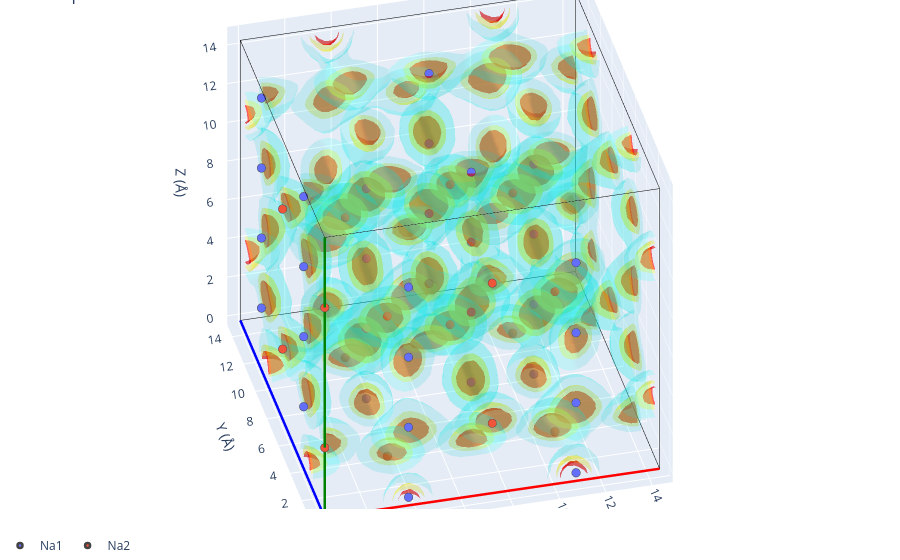

Write notebook code for a chart like this one.
### Markdown cell above
## A lower-symmetry reference: two Na Wyckoff sites

The cubic reference above lumps all sodium into one disordered site. The lower-symmetry
*P*-42&#8321;*c* description in `structure_2.cif` splits the sodium over **two** distinct
Wyckoff sites, Na1 and Na2. Overlaying its sodium sublattice (coloured by site type) on the
density shows how the two environments line up with the simulated density.

### Code cell
import re

# `Structure` and `read_cif` are already imported above.
reference_2 = read_cif(f'{DATA}/structure_2.cif')
reference_2.make_supercell((2, 2, 2))
reference_2.remove_species(['S', 'Sb'])

# `make_supercell` appends a per-copy index ('Na1' -> 'Na1_1', 'Na1_2', ...), so
# strip that suffix to recover the bare Wyckoff labels ('Na1', 'Na2'). Keeping
# them lets plot_3d colour the two site types distinctly (one entry each) instead
# of one entry per copy.
labels = [re.sub(r'_\d+$', '', site.label) for site in reference_2]

expected_sites_2 = Structure(
    lattice=vol.lattice,
    species=[site.species.elements[0] for site in reference_2],
    coords=[site.frac_coords for site in reference_2],
    labels=labels,
)

vol.plot_3d(structure=expected_sites_2)

### Figure 1 — Plotly figure (JSON) as saved in the notebook; plotly's stock layout.template omitted (floating-point values rounded to 4 significant figures; data arrays with more than 128 entries replaced by an {"elided": "..."} marker saying what was removed)
{"data": [{"line": {"color": "red", "width": 5}, "mode": "lines", "showlegend": false, "type": "scatter3d", "x": [0, 14.44], "y": [0, -0.02995], "z": [0, 3.137e-05]}, {"line": {"color": "blue", "width": 5}, "mode": "lines", "showlegend": false, "type": "scatter3d", "x": [0, -0.02995], "y": [0, 14.44], "z": [0, -5.366e-05]}, {"line": {"color": "green", "width": 5}, "mode": "lines", "showlegend": false, "type": "scatter3d", "x": [0, 3.129e-05], "y": [0, -5.396e-05], "z": [0, 14.48]}, {"line": {"color": "black", "width": 1}, "mode": "lines", "showlegend": false, "type": "scatter3d", "x": [14.44, 14.41], "y": [-0.02995, 14.41], "z": [3.137e-05, -2.229e-05]}, {"line": {"color": "black", "width": 1}, "mode": "lines", "showlegend": false, "type": "scatter3d", "x": [14.44, 14.44], "y": [-0.02995, -0.03], "z": [3.137e-05, 14.48]}, {"line": {"color": "black", "width": 1}, "mode": "lines", "showlegend": false, "type": "scatter3d", "x": [-0.02995, 14.41], "y": [14.44, 14.41], "z": [-5.366e-05, -2.229e-05]}, {"line": {"color": "black", "width": 1}, "mode": "lines", "showlegend": false, "type": "scatter3d", "x": [-0.02995, -0.02991], "y": [14.44, 14.44], "z": [-5.366e-05, 14.48]}, {"line": {"color": "black", "width": 1}, "mode": "lines", "showlegend": false, "type": "scatter3d", "x": [3.129e-05, 14.44], "y": [-5.396e-05, -0.03], "z": [14.48, 14.48]}, {"line": {"color": "black", "width": 1}, "mode": "lines", "showlegend": false, "type": "scatter3d", "x": [3.129e-05, -0.02991], "y": [-5.396e-05, 14.44], "z": [14.48, 14.48]}, {"line": {"color": "black", "width": 1}, "mode": "lines", "showlegend": false, "type": "scatter3d", "x": [14.41, -0.02991], "y": [14.41, 14.44], "z": [14.48, 14.48]}, {"line": {"color": "black", "width": 1}, "mode": "lines", "showlegend": false, "type": "scatter3d", "x": [14.41, 14.44], "y": [14.41, -0.03], "z": [14.48, 14.48]}, {"line": {"color": "black", "width": 1}, "mode": "lines", "showlegend": false, "type": "scatter3d", "x": [14.41, 14.41], "y": [14.41, 14.41], "z": [14.48, -2.229e-05]}, {"color": "red", "i": {"elided": "8112 int values"}, "j": {"elided": "8112 int values"}, "k": {"elided": "8112 int values"}, "name": "isoval=np.float64(134.75)", "opacity": 0.6, "showlegend": false, "type": "mesh3d", "x": {"elided": "4794 float values"}, "y": {"elided": "4794 float values"}, "z": {"elided": "4794 float values"}}, {"color": "yellow", "i": {"elided": "15340 int values"}, "j": {"elided": "15340 int values"}, "k": {"elided": "15340 int values"}, "name": "isoval=np.float64(53.900000000000006)", "opacity": 0.3, "showlegend": false, "type": "mesh3d", "x": {"elided": "8631 float values"}, "y": {"elided": "8631 float values"}, "z": {"elided": "8631 float values"}}, {"color": "cyan", "i": {"elided": "36892 int values"}, "j": {"elided": "36892 int values"}, "k": {"elided": "36892 int values"}, "name": "isoval=np.float64(3.773)", "opacity": 0.15, "showlegend": false, "type": "mesh3d", "x": {"elided": "19728 float values"}, "y": {"elided": "19728 float values"}, "z": {"elided": "19728 float values"}}, {"line": {"color": "red", "width": 5}, "mode": "lines", "showlegend": false, "type": "scatter3d", "x": [0, 14.44], "y": [0, -0.02995], "z": [0, 3.137e-05]}, {"line": {"color": "blue", "width": 5}, "mode": "lines", "showlegend": false, "type": "scatter3d", "x": [0, -0.02995], "y": [0, 14.44], "z": [0, -5.366e-05]}, {"line": {"color": "green", "width": 5}, "mode": "lines", "showlegend": false, "type": "scatter3d", "x": [0, 3.129e-05], "y": [0, -5.396e-05], "z": [0, 14.48]}, {"line": {"color": "black", "width": 1}, "mode": "lines", "showlegend": false, "type": "scatter3d", "x": [14.44, 14.41], "y": [-0.02995, 14.41], "z": [3.137e-05, -2.229e-05]}, {"line": {"color": "black", "width": 1}, "mode": "lines", "showlegend": false, "type": "scatter3d", "x": [14.44, 14.44], "y": [-0.02995, -0.03], "z": [3.137e-05, 14.48]}, {"line": {"color": "black", "width": 1}, "mode": "lines", "showlegend": false, "type": "scatter3d", "x": [-0.02995, 14.41], "y": [14.44, 14.41], "z": [-5.366e-05, -2.229e-05]}, {"line": {"color": "black", "width": 1}, "mode": "lines", "showlegend": false, "type": "scatter3d", "x": [-0.02995, -0.02991], "y": [14.44, 14.44], "z": [-5.366e-05, 14.48]}, {"line": {"color": "black", "width": 1}, "mode": "lines", "showlegend": false, "type": "scatter3d", "x": [3.129e-05, 14.44], "y": [-5.396e-05, -0.03], "z": [14.48, 14.48]}, {"line": {"color": "black", "width": 1}, "mode": "lines", "showlegend": false, "type": "scatter3d", "x": [3.129e-05, -0.02991], "y": [-5.396e-05, 14.44], "z": [14.48, 14.48]}, {"line": {"color": "black", "width": 1}, "mode": "lines", "showlegend": false, "type": "scatter3d", "x": [14.41, -0.02991], "y": [14.41, 14.44], "z": [14.48, 14.48]}, {"line": {"color": "black", "width": 1}, "mode": "lines", "showlegend": false, "type": "scatter3d", "x": [14.41, 14.44], "y": [14.41, -0.03], "z": [14.48, 14.48]}, {"line": {"color": "black", "width": 1}, "mode": "lines", "showlegend": false, "type": "scatter3d", "x": [14.41, 14.41], "y": [14.41, 14.41], "z": [14.48, -2.229e-05]}, {"legendgroup": "Na1", "marker": {"color": "#636EFA", "line": {"width": 2.5}, "size": 5}, "mode": "markers", "name": "Na1", "showlegend": true, "type": "scatter3d", "x": [-0.00748], "y": [3.609], "z": [3.192]}, {"legendgroup": "Na1", "marker": {"color": "#636EFA", "line": {"width": 2.5}, "size": 5}, "mode": "markers", "name": "Na1", "showlegend": false, "type": "scatter3d", "x": [-0.007464], "y": [3.609], "z": [10.43]}, {"legendgroup": "Na1", "marker": {"color": "#636EFA", "line": {"width": 2.5}, "size": 5}, "mode": "markers", "name": "Na1", "showlegend": false, "type": "scatter3d", "x": [-0.02245], "y": [10.83], "z": [3.192]}, {"legendgroup": "Na1", "marker": {"color": "#636EFA", "line": {"width": 2.5}, "size": 5}, "mode": "markers", "name": "Na1", "showlegend": false, "type": "scatter3d", "x": [-0.02244], "y": [10.83], "z": [10.43]}, {"legendgroup": "Na1", "marker": {"color": "#636EFA", "line": {"width": 2.5}, "size": 5}, "mode": "markers", "name": "Na1", "showlegend": false, "type": "scatter3d", "x": [7.211], "y": [3.594], "z": [3.192]}, {"legendgroup": "Na1", "marker": {"color": "#636EFA", "line": {"width": 2.5}, "size": 5}, "mode": "markers", "name": "Na1", "showlegend": false, "type": "scatter3d", "x": [7.211], "y": [3.594], "z": [10.43]}, {"legendgroup": "Na1", "marker": {"color": "#636EFA", "line": {"width": 2.5}, "size": 5}, "mode": "markers", "name": "Na1", "showlegend": false, "type": "scatter3d", "x": [7.196], "y": [10.81], "z": [3.192]}, {"legendgroup": "Na1", "marker": {"color": "#636EFA", "line": {"width": 2.5}, "size": 5}, "mode": "markers", "name": "Na1", "showlegend": false, "type": "scatter3d", "x": [7.196], "y": [10.81], "z": [10.43]}, {"legendgroup": "Na1", "marker": {"color": "#636EFA", "line": {"width": 2.5}, "size": 5}, "mode": "markers", "name": "Na1", "showlegend": false, "type": "scatter3d", "x": [3.609], "y": [-0.007488], "z": [0.427]}, {"legendgroup": "Na1", "marker": {"color": "#636EFA", "line": {"width": 2.5}, "size": 5}, "mode": "markers", "name": "Na1", "showlegend": false, "type": "scatter3d", "x": [3.609], "y": [-0.007515], "z": [7.665]}, {"legendgroup": "Na1", "marker": {"color": "#636EFA", "line": {"width": 2.5}, "size": 5}, "mode": "markers", "name": "Na1", "showlegend": false, "type": "scatter3d", "x": [3.594], "y": [7.211], "z": [0.427]}, {"legendgroup": "Na1", "marker": {"color": "#636EFA", "line": {"width": 2.5}, "size": 5}, "mode": "markers", "name": "Na1", "showlegend": false, "type": "scatter3d", "x": [3.594], "y": [7.211], "z": [7.665]}, {"legendgroup": "Na1", "marker": {"color": "#636EFA", "line": {"width": 2.5}, "size": 5}, "mode": "markers", "name": "Na1", "showlegend": false, "type": "scatter3d", "x": [10.83], "y": [-0.02246], "z": [0.427]}, {"legendgroup": "Na1", "marker": {"color": "#636EFA", "line": {"width": 2.5}, "size": 5}, "mode": "markers", "name": "Na1", "showlegend": false, "type": "scatter3d", "x": [10.83], "y": [-0.02249], "z": [7.665]}, {"legendgroup": "Na1", "marker": {"color": "#636EFA", "line": {"width": 2.5}, "size": 5}, "mode": "markers", "name": "Na1", "showlegend": false, "type": "scatter3d", "x": [10.81], "y": [7.196], "z": [0.427]}, {"legendgroup": "Na1", "marker": {"color": "#636EFA", "line": {"width": 2.5}, "size": 5}, "mode": "markers", "name": "Na1", "showlegend": false, "type": "scatter3d", "x": [10.81], "y": [7.196], "z": [7.665]}, {"legendgroup": "Na1", "marker": {"color": "#636EFA", "line": {"width": 2.5}, "size": 5}, "mode": "markers", "name": "Na1", "showlegend": false, "type": "scatter3d", "x": [3.609], "y": [-0.007502], "z": [4.046]}, {"legendgroup": "Na1", "marker": {"color": "#636EFA", "line": {"width": 2.5}, "size": 5}, "mode": "markers", "name": "Na1", "showlegend": false, "type": "scatter3d", "x": [3.609], "y": [-0.007529], "z": [11.28]}, {"legendgroup": "Na1", "marker": {"color": "#636EFA", "line": {"width": 2.5}, "size": 5}, "mode": "markers", "name": "Na1", "showlegend": false, "type": "scatter3d", "x": [3.594], "y": [7.211], "z": [4.046]}, {"legendgroup": "Na1", "marker": {"color": "#636EFA", "line": {"width": 2.5}, "size": 5}, "mode": "markers", "name": "Na1", "showlegend": false, "type": "scatter3d", "x": [3.594], "y": [7.211], "z": [11.28]}, {"legendgroup": "Na1", "marker": {"color": "#636EFA", "line": {"width": 2.5}, "size": 5}, "mode": "markers", "name": "Na1", "showlegend": false, "type": "scatter3d", "x": [10.83], "y": [-0.02247], "z": [4.046]}, {"legendgroup": "Na1", "marker": {"color": "#636EFA", "line": {"width": 2.5}, "size": 5}, "mode": "markers", "name": "Na1", "showlegend": false, "type": "scatter3d", "x": [10.83], "y": [-0.0225], "z": [11.28]}, {"legendgroup": "Na1", "marker": {"color": "#636EFA", "line": {"width": 2.5}, "size": 5}, "mode": "markers", "name": "Na1", "showlegend": false, "type": "scatter3d", "x": [10.81], "y": [7.196], "z": [4.046]}, {"legendgroup": "Na1", "marker": {"color": "#636EFA", "line": {"width": 2.5}, "size": 5}, "mode": "markers", "name": "Na1", "showlegend": false, "type": "scatter3d", "x": [10.81], "y": [7.196], "z": [11.28]}, {"legendgroup": "Na1", "marker": {"color": "#636EFA", "line": {"width": 2.5}, "size": 5}, "mode": "markers", "name": "Na1", "showlegend": false, "type": "scatter3d", "x": [-0.007472], "y": [3.609], "z": [6.811]}, {"legendgroup": "Na1", "marker": {"color": "#636EFA", "line": {"width": 2.5}, "size": 5}, "mode": "markers", "name": "Na1", "showlegend": false, "type": "scatter3d", "x": [-0.007456], "y": [3.609], "z": [14.05]}, {"legendgroup": "Na1", "marker": {"color": "#636EFA", "line": {"width": 2.5}, "size": 5}, "mode": "markers", "name": "Na1", "showlegend": false, "type": "scatter3d", "x": [-0.02244], "y": [10.83], "z": [6.811]}, {"legendgroup": "Na1", "marker": {"color": "#636EFA", "line": {"width": 2.5}, "size": 5}, "mode": "markers", "name": "Na1", "showlegend": false, "type": "scatter3d", "x": [-0.02243], "y": [10.83], "z": [14.05]}, {"legendgroup": "Na1", "marker": {"color": "#636EFA", "line": {"width": 2.5}, "size": 5}, "mode": "markers", "name": "Na1", "showlegend": false, "type": "scatter3d", "x": [7.211], "y": [3.594], "z": [6.811]}, {"legendgroup": "Na1", "marker": {"color": "#636EFA", "line": {"width": 2.5}, "size": 5}, "mode": "markers", "name": "Na1", "showlegend": false, "type": "scatter3d", "x": [7.211], "y": [3.594], "z": [14.05]}, {"legendgroup": "Na1", "marker": {"color": "#636EFA", "line": {"width": 2.5}, "size": 5}, "mode": "markers", "name": "Na1", "showlegend": false, "type": "scatter3d", "x": [7.196], "y": [10.81], "z": [6.811]}, {"legendgroup": "Na1", "marker": {"color": "#636EFA", "line": {"width": 2.5}, "size": 5}, "mode": "markers", "name": "Na1", "showlegend": false, "type": "scatter3d", "x": [7.196], "y": [10.81], "z": [14.05]}, {"legendgroup": "Na2", "marker": {"color": "#EF553B", "line": {"width": 2.5}, "size": 5}, "mode": "markers", "name": "Na2", "showlegend": true, "type": "scatter3d", "x": [7.822e-06], "y": [-1.349e-05], "z": [3.619]}, {"legendgroup": "Na2", "marker": {"color": "#EF553B", "line": {"width": 2.5}, "size": 5}, "mode": "markers", "name": "Na2", "showlegend": false, "type": "scatter3d", "x": [2.347e-05], "y": [-4.047e-05], "z": [10.86]}, {"legendgroup": "Na2", "marker": {"color": "#EF553B", "line": {"width": 2.5}, "size": 5}, "mode": "markers", "name": "Na2", "showlegend": false, "type": "scatter3d", "x": [-0.01497], "y": [7.218], "z": [3.619]}, {"legendgroup": "Na2", "marker": {"color": "#EF553B", "line": {"width": 2.5}, "size": 5}, "mode": "markers", "name": "Na2", "showlegend": false, "type": "scatter3d", "x": [-0.01495], "y": [7.218], "z": [10.86]}, {"legendgroup": "Na2", "marker": {"color": "#EF553B", "line": {"width": 2.5}, "size": 5}, "mode": "markers", "name": "Na2", "showlegend": false, "type": "scatter3d", "x": [7.218], "y": [-0.01499], "z": [3.619]}, {"legendgroup": "Na2", "marker": {"color": "#EF553B", "line": {"width": 2.5}, "size": 5}, "mode": "markers", "name": "Na2", "showlegend": false, "type": "scatter3d", "x": [7.219], "y": [-0.01501], "z": [10.86]}, {"legendgroup": "Na2", "marker": {"color": "#EF553B", "line": {"width": 2.5}, "size": 5}, "mode": "markers", "name": "Na2", "showlegend": false, "type": "scatter3d", "x": [7.204], "y": [7.204], "z": [3.619]}, {"legendgroup": "Na2", "marker": {"color": "#EF553B", "line": {"width": 2.5}, "size": 5}, "mode": "markers", "name": "Na2", "showlegend": false, "type": "scatter3d", "x": [7.204], "y": [7.203], "z": [10.86]}, {"legendgroup": "Na2", "marker": {"color": "#EF553B", "line": {"width": 2.5}, "size": 5}, "mode": "markers", "name": "Na2", "showlegend": false, "type": "scatter3d", "x": [3.602], "y": [3.602], "z": [-5.572e-06]}, {"legendgroup": "Na2", "marker": {"color": "#EF553B", "line": {"width": 2.5}, "size": 5}, "mode": "markers", "name": "Na2", "showlegend": false, "type": "scatter3d", "x": [3.602], "y": [3.602], "z": [7.238]}, {"legendgroup": "Na2", "marker": {"color": "#EF553B", "line": {"width": 2.5}, "size": 5}, "mode": "markers", "name": "Na2", "showlegend": false, "type": "scatter3d", "x": [3.587], "y": [10.82], "z": [-3.24e-05]}, {"legendgroup": "Na2", "marker": {"color": "#EF553B", "line": {"width": 2.5}, "size": 5}, "mode": "markers", "name": "Na2", "showlegend": false, "type": "scatter3d", "x": [3.587], "y": [10.82], "z": [7.238]}, {"legendgroup": "Na2", "marker": {"color": "#EF553B", "line": {"width": 2.5}, "size": 5}, "mode": "markers", "name": "Na2", "showlegend": false, "type": "scatter3d", "x": [10.82], "y": [3.587], "z": [1.011e-05]}, {"legendgroup": "Na2", "marker": {"color": "#EF553B", "line": {"width": 2.5}, "size": 5}, "mode": "markers", "name": "Na2", "showlegend": false, "type": "scatter3d", "x": [10.82], "y": [3.587], "z": [7.238]}, {"legendgroup": "Na2", "marker": {"color": "#EF553B", "line": {"width": 2.5}, "size": 5}, "mode": "markers", "name": "Na2", "showlegend": false, "type": "scatter3d", "x": [10.81], "y": [10.81], "z": [-1.672e-05]}, {"legendgroup": "Na2", "marker": {"color": "#EF553B", "line": {"width": 2.5}, "size": 5}, "mode": "markers", "name": "Na2", "showlegend": false, "type": "scatter3d", "x": [10.81], "y": [10.81], "z": [7.238]}], "layout": {"legend": {"orientation": "h", "x": 0, "xanchor": "left", "y": -0.1, "yanchor": "bottom"}, "margin": {"b": 0, "l": 0, "r": 0, "t": 0}, "scene": {"aspectmode": "manual", "aspectratio": {"x": 1.444, "y": 1.444, "z": 1.448}, "camera": {"eye": {"x": -0.7219, "y": -2.887, "z": 2.171}, "projection": {"type": "orthographic"}}, "xaxis": {"title": {"text": "X (Å)"}}, "yaxis": {"title": {"text": "Y (Å)"}}, "zaxis": {"title": {"text": "Z (Å)"}}}, "showlegend": true, "title": {"text": "3D plot"}}}
